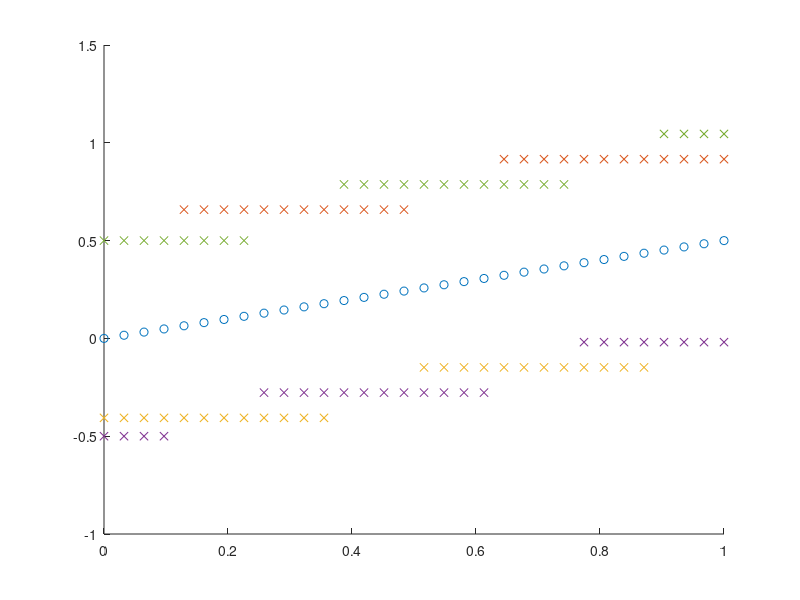
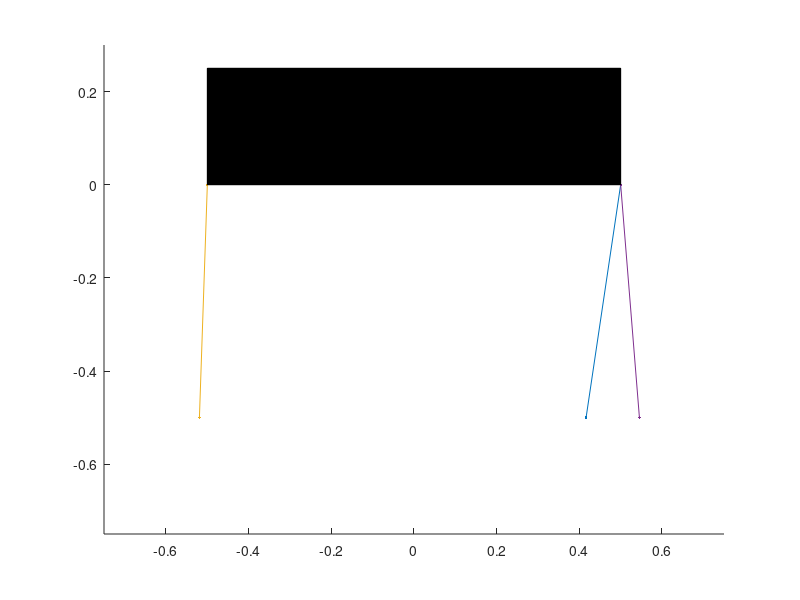

Source code (MATLAB) for these figures, in order:
clc
clear
close all

%%

% params
num_strides = 2; % constant
steps_per_stride = 4; % constant
nodes_per_step = 4; % constant
stride_length = 0.25; % constant

% desired speeds
vel_des = 0.5; % variable
rot_des = 0.0; % variable

% conversions
stride_frequency = vel_des / stride_length;
stride_duration = 1/stride_frequency;
total_duration = num_strides * stride_duration;
distance_traveled = total_duration * vel_des;

num_steps = num_strides * steps_per_stride;
num_nodes = num_steps * nodes_per_step;

% initial position
pos_0 = [0.0; 0.0]; % variable 
theta_0 = 0.0; % variable

% robot size
robot_hip_width = 0.5; % constant
robot_hip_length = 1.0; % constant

% hip locations
pos_FL = [+robot_hip_length/2 ; +robot_hip_width/2];
pos_BL = [-robot_hip_length/2 ; +robot_hip_width/2];
pos_BR = [-robot_hip_length/2 ; -robot_hip_width/2];
pos_FR = [+robot_hip_length/2 ; -robot_hip_width/2];

% footfall pattern
stance_foot_pattern = [0 1 1 1;
                       1 1 1 0;
                       1 0 1 1;
                       1 1 0 1]; % constant

% time foot on ground
stance_duration = stride_duration * 3/4; % constant

% COM reference position
t = linspace(0, total_duration, num_nodes);
theta_COM = theta_0 + rot_des * t;
pos_COM = pos_0 + [vel_des * t .* cos(theta_COM);
                   vel_des * t .* sin(theta_COM)];

% COM reference velocity
vel_COM = [diff(pos_COM(1,:))./diff(t);
           diff(pos_COM(2,:))./diff(t)];
vel_COM = [vel_COM, vel_COM(:,end)];

% 2D rotation
Rot = @(theta) [cos(theta) -sin(theta);
                sin(theta) cos(theta)];

% Foot placement
step_idx = 1;
node_idx = 1;
pos_FL_i = pos_FL(:,1);
pos_BL_i = pos_BL(:,1);
pos_BR_i = pos_BR(:,1);
pos_FR_i = pos_FR(:,1);
pos_FL_traj = nan(2, num_nodes);
pos_BL_traj = nan(2, num_nodes);
pos_BR_traj = nan(2, num_nodes);
pos_FR_traj = nan(2, num_nodes);
for std = 1:num_strides

    for stp = 1:steps_per_stride

        % current state
        pos_COM_i = pos_COM(:, node_idx);
        theta_COM_i = theta_COM(:, node_idx);
        vel_COM_i = vel_COM(:, node_idx);

        % current rotation
        Rot_i = Rot(theta_COM_i);

        % feet in stance
        stance_feet = stance_foot_pattern(:, stp);

        % last feet in stance
        if (stp ~= 1)
            last_stance_feet = stance_foot_pattern(:, stp-1);
        else
            last_stance_feet = stance_foot_pattern(:, end);
        end

        % landing foot if transitioning to stance
        land_feet = stance_feet & ~last_stance_feet;

        % update position on land
        if (land_feet(1))
            pos_FL_i = pos_COM_i + Rot_i*pos_FL + vel_COM_i * stance_duration / 2;
        end
        if (land_feet(2))
            pos_BL_i = pos_COM_i + Rot_i*pos_BL + vel_COM_i * stance_duration / 2;
        end
        if (land_feet(3))
            pos_BR_i = pos_COM_i + Rot_i*pos_BR + vel_COM_i * stance_duration / 2;
        end
        if (land_feet(4))
            pos_FR_i = pos_COM_i + Rot_i*pos_FR + vel_COM_i * stance_duration / 2;
        end

        for nd = 1:nodes_per_step
            
            % set node position
            % ignore if in swing
            if (stance_feet(1))
                pos_FL_traj(:,node_idx) = pos_FL_i;
            end
            if (stance_feet(2))
                pos_BL_traj(:,node_idx) = pos_BL_i;
            end
            if (stance_feet(3))
                pos_BR_traj(:,node_idx) = pos_BR_i;
            end
            if (stance_feet(4))
                pos_FR_traj(:,node_idx) = pos_FR_i;
            end

            node_idx = node_idx + 1;
        end
        step_idx = step_idx + 1;
    end
end

% foot positions w.r.t COM
r_FL = pos_FL_traj - pos_COM;
r_BL = pos_BL_traj - pos_COM;
r_BR = pos_BR_traj - pos_COM;
r_FR = pos_FR_traj - pos_COM;


% plot
figure
hold on
plot(t, pos_COM(1,:), 'o')
plot(t, pos_FL_traj(1,:), 'x')
plot(t, pos_BL_traj(1,:), 'x')
plot(t, pos_BR_traj(1,:), 'x')
plot(t, pos_FR_traj(1,:), 'x')


robot_stand_height = 0.5;
robot_height = 0.25;

% animate
anim = figure();
hold on
FL_plot = plot(0,0);
BL_plot = plot(0,0);
BR_plot = plot(0,0);
FR_plot = plot(0,0);
fill([pos_BR(1) pos_BR(1) pos_FR(1) pos_FR(1)], [0 robot_height robot_height 0], 'k')
axis([-0.75 0.75 -0.75 0.3])
for k = 1:num_nodes
    figure(anim)

    set(FL_plot, 'xdata', [pos_FL(1), r_FL(1, k)], 'ydata', [0, -robot_stand_height]);
    set(BL_plot, 'xdata', [pos_BL(1), r_BL(1, k)], 'ydata', [0, -robot_stand_height]);
    set(BR_plot, 'xdata', [pos_BR(1), r_BR(1, k)], 'ydata', [0, -robot_stand_height]);
    set(FR_plot, 'xdata', [pos_FR(1), r_FR(1, k)], 'ydata', [0, -robot_stand_height]);

    pause(3 * total_duration / num_nodes)

end
